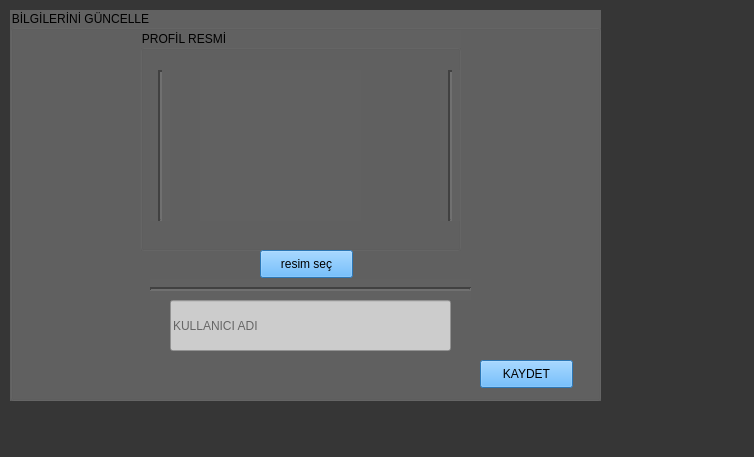
<?xml version="1.0" encoding="UTF-8"?>
<ui version="4.0">
 <class>Form</class>
 <widget class="QWidget" name="Form">
  <property name="geometry">
   <rect>
    <x>0</x>
    <y>0</y>
    <width>754</width>
    <height>457</height>
   </rect>
  </property>
  <property name="windowTitle">
   <string>Form</string>
  </property>
  <property name="styleSheet">
   <string notr="true">	background-color: #363636;
</string>
  </property>
  <widget class="QGroupBox" name="groupBox_2">
   <property name="geometry">
    <rect>
     <x>10</x>
     <y>10</y>
     <width>591</width>
     <height>391</height>
    </rect>
   </property>
   <property name="styleSheet">
    <string notr="true">background-color: rgb(97, 97, 97);
color: black;


</string>
   </property>
   <property name="title">
    <string>BİLGİLERİNİ GÜNCELLE</string>
   </property>
   <property name="flat">
    <bool>true</bool>
   </property>
   <widget class="QGroupBox" name="groupBox">
    <property name="geometry">
     <rect>
      <x>130</x>
      <y>20</y>
      <width>321</width>
      <height>221</height>
     </rect>
    </property>
    <property name="styleSheet">
     <string notr="true">color: black;</string>
    </property>
    <property name="title">
     <string>PROFİL RESMİ</string>
    </property>
    <property name="flat">
     <bool>true</bool>
    </property>
    <widget class="QLabel" name="label_kullanici_foto">
     <property name="geometry">
      <rect>
       <x>60</x>
       <y>40</y>
       <width>161</width>
       <height>151</height>
      </rect>
     </property>
     <property name="text">
      <string/>
     </property>
    </widget>
    <widget class="Line" name="line_3">
     <property name="geometry">
      <rect>
       <x>300</x>
       <y>40</y>
       <width>20</width>
       <height>151</height>
      </rect>
     </property>
     <property name="lineWidth">
      <number>2</number>
     </property>
     <property name="orientation">
      <enum>Qt::Vertical</enum>
     </property>
    </widget>
   </widget>
   <widget class="QLineEdit" name="lineEdit_kullanici_adi">
    <property name="geometry">
     <rect>
      <x>160</x>
      <y>290</y>
      <width>281</width>
      <height>51</height>
     </rect>
    </property>
    <property name="styleSheet">
     <string notr="true">background-color: #CCCCCC;
</string>
    </property>
    <property name="placeholderText">
     <string>KULLANICI ADI</string>
    </property>
   </widget>
   <widget class="QPushButton" name="pushButton_kullanici_bilgi_kaydet">
    <property name="geometry">
     <rect>
      <x>470</x>
      <y>350</y>
      <width>93</width>
      <height>28</height>
     </rect>
    </property>
    <property name="styleSheet">
     <string notr="true">background-color: #3EA6FF;
</string>
    </property>
    <property name="text">
     <string>KAYDET</string>
    </property>
   </widget>
   <widget class="QPushButton" name="pushButton_resim_sec">
    <property name="geometry">
     <rect>
      <x>250</x>
      <y>240</y>
      <width>93</width>
      <height>28</height>
     </rect>
    </property>
    <property name="styleSheet">
     <string notr="true">background-color: #3EA6FF;
</string>
    </property>
    <property name="text">
     <string>resim seç</string>
    </property>
   </widget>
   <widget class="Line" name="line">
    <property name="geometry">
     <rect>
      <x>140</x>
      <y>269</y>
      <width>321</width>
      <height>21</height>
     </rect>
    </property>
    <property name="lineWidth">
     <number>2</number>
    </property>
    <property name="orientation">
     <enum>Qt::Horizontal</enum>
    </property>
   </widget>
   <widget class="Line" name="line_4">
    <property name="geometry">
     <rect>
      <x>140</x>
      <y>60</y>
      <width>20</width>
      <height>151</height>
     </rect>
    </property>
    <property name="lineWidth">
     <number>2</number>
    </property>
    <property name="orientation">
     <enum>Qt::Vertical</enum>
    </property>
   </widget>
  </widget>
 </widget>
 <resources/>
 <connections/>
</ui>
